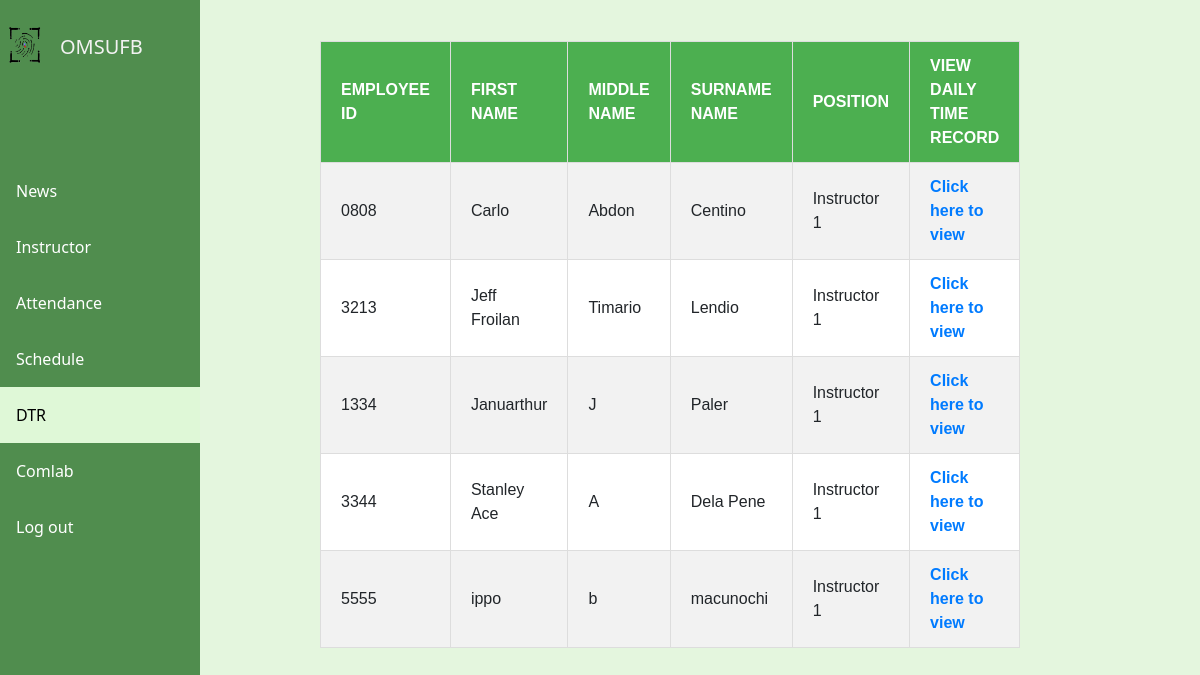
Before: /dtrm/ with the older database file.
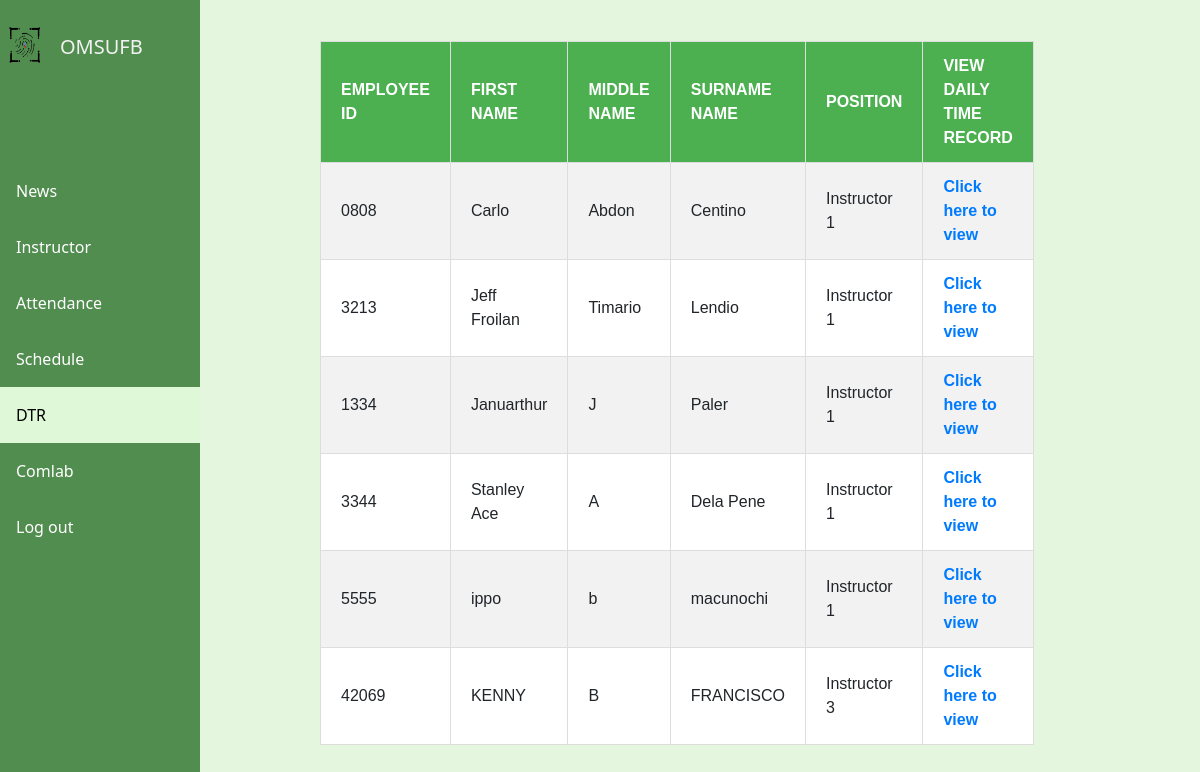
After: the same page with the newer database file.
### webapp/models.py (models this page shows, shortened)
class Employee(models.Model):
    GENDER_CHOICES = (
        ('Male', 'Male'),
        ('Female', 'Female'),
        ('Other', 'Other'),
    )
    STATUS_CHOICES = (
        ('Full time', 'Full time'),
        ('Part time', 'Part time'),
        ('Permanent', 'Permanent'),
    )
    POSITION_CHOICES = (
        ('Instructor 1', 'Instructor 1'),
        ('Instructor 2', 'Instructor 2'),
        ('Instructor 3', 'Instructor 3'),
    )
    ORGANIZATION_CHOICES = (
        ('Chairperson,DCS', 'Chairperson,DCS'),
        ('Program Chair,CS', 'Program Chair,CS'),
        ('Program Chair, IT', 'Program Chair, IT'),
        ('Instructor', 'Instructor'),
        ('Head, LMS', 'Head, LMS'),
        ('Head, DCS RDE', 'Head, DCS RDE'),
    )
    idNum = models.CharField(max_length=20, unique=True, default='')
    first_name = models.CharField(max_length=100, default='')
    last_name = models.CharField(max_length=100, default='')
    middle_name = models.CharField(max_length=100, blank=True, null=True)
    birthday = models.DateField(default='1999-05-24')  # Set the default birthday to May 24, 1999
    age = models.PositiveIntegerField(default='')  # Set the default age to 25
    status = models.CharField(max_length=20,  default='', choices=STATUS_CHOICES)
    position = models.CharField(max_length=20,default='', choices=POSITION_CHOICES)
    profile = models.ImageField(upload_to='profile_pics', null=True, blank=True)
    gender = models.CharField(max_length=10, choices=GENDER_CHOICES, default='')
    organization = models.CharField(max_length=50,default='', choices= ORGANIZATION_CHOICES)

### webapp/views.py (the view, shortened to what this page needs)
# urls.py: path('dtrm/', views.dtrm, name="dtrm"),
def dtrm(request):
    At = Attendance.objects.all()
    Ls = Employee.objects.all()
    DTR = DailyTimeRecords.objects.all()
    form = Dtrc()
    return render(request, 'pages/dtrm.html',{'DTR': DTR , 'form': form, 'At':At, 'Ls':Ls})

### webapp/templates/pages/dtrm.html (shortened to what this page needs)
{% extends 'pages/index.html' %}
{% load static %}
{% block content %}
{% include 'pages/logout.html' %}
<link rel="stylesheet" href="{% static 'css/global.css' %}">
<link rel="stylesheet" href="{% static 'css/dtrm.css' %}">
<div class="sidebar">
  <div class="logo">
      <img src="{% static 'image/logoams.png' %}" height="50px" width="50px" alt="CVSU logo">
      <h5>OMSUFB</h5>
  </div>
  <br><br><br><br>
  <a href="{% url 'Apost' %}" {% if request.resolver_match.url_name == 'Apost' %}class="active"{% endif %}>News</a>
  <a href="{% url 'main' %}" {% if request.path == '/main/' %}class="active"{% endif %}>Instructor</a>
  <a href="{% url 'attendance' %}" {% if request.path == '/attendance/' %}class="active"{% endif %}>Attendance</a>
  <a href="{% url 'schedule' %}" {% if request.path == '/schedule/' %}class="active"{% endif %}>Schedule</a>
  <a href="{% url 'dtrm' %}" {% if request.path == '/dtrm/' %}class="active"{% endif %}>DTR</a>
  <a href="{% url 'Acomlab' %}" {% if request.path == '/Acomlab/' %}class="active"{% endif %}>Comlab</a>
  <a href="#" id="logoutButton">Log out</a>
</div>
<div class="table-container">
  <table class="table-striped table-bordered table-responsive custom-table">
    <tr>
      <th>Employee ID</th>
      <th>First Name</th>
      <th>Middle Name</th>
      <th>Surname Name</th>
      <th>Position</th>
      <th>View Daily Time Record</th>
    </tr>
    {% for Ls in Ls %}
    <tr>
      <td>{{ Ls.idNum }}</td>
      <td>{{ Ls.first_name }}</td>
      <td>{{ Ls.middle_name }}</td>
      <td>{{ Ls.last_name }}</td>
      <td>{{ Ls.position }}</td>
      <td><a href="{% url 'dtr' Ls.id %}">Click here to view</a></td>
    </tr>
    {% endfor %}
  </table>
</div>
{% endblock %}

Changed rows visible on the page:
added Employee: idNum "42069", first_name "KENNY", middle_name "B", last_name "FRANCISCO", position "Instructor 3"
